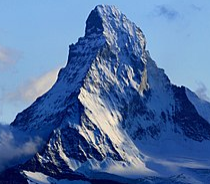
#> input picture data/matterhorn2_small.png, 210 x 184 px
$ jupyter execute --allow-errors Praktikum2.ipynb
#> lines starting #> are read from the running program, lines starting #| are printed output that depends on the picture
# Praktikum 2

Authors: Ahmed Khalil and Fiona Lublow

## Research question:

**How well can we approximate Images with voronoi diagrams evolved with a genetic algorithm?**

## Theory
Somewhat similiar example project: https://github.com/damdoy/genetic_image_approximation

Good info about genetic algorithm for Images: https://medium.com/@sebastian.charmot/genetic-algorithm-for-image-recreation-4ca546454aaa

Genetic algorithm tutorial: https://www.datacamp.com/tutorial/genetic-algorithm-python

Voronoi Algorithms:
- https://stackoverflow.com/questions/64101510/converting-voronoi-diagram-cell-areas-to-lists-of-pixel-coordinates
- https://svn.osgeo.org/qgis/trunk/qgis/python/plugins/fTools/tools/voronoi.py
- jump flooding algorithm: https://www.comp.nus.edu.sg/~tants/jfa/i3d06.pdf

- fast but not 100% precise voronoi algorithm: https://en.wikipedia.org/wiki/Jump_flooding_algorithm
    - GPU-Accelerated implementation (Maciej A. Czyzewski & Kamil Piechowiak): https://github.com/maciejczyzewski/fast_gpu_voronoi
    - Documentation: https://pypi.org/project/fast-gpu-voronoi/

Adjacent paper about polygonal approximation: https://doi.org/10.1016/S0167-8655(98)00082-8

Color comparison with delta E CIE1976: http://zschuessler.github.io/DeltaE/learn/

## Description of experiment

### Individuums in our population:
We need to represent pictures as Individuums with genes that we can mutate and crossover

Every Individuum should be one whole picture, maybe there is a way to represent areas of images as well, but we did not explore this further here.

### Voronoi Diagrams
A [Voronoi diagram](https://en.wikipedia.org/wiki/Voronoi_diagram) is a partition of a plane into regions, which are defined by points and their corresponding color on the plane.
The whole area of the plane will be colored, with each pixel gaining the color of its closest point, so each region in the plane will be defined by the location and the color of a point.

Using Voronoi diagrams, we can make arbitrarily complex pictures with points for polygons.

We can represent an image as a set of points and their colors, each of these points is one gene in our Individuum, each gene has a 2d coordinate, and a 3-Tuple for RGB-Color.

or instead of points: with number of points, and distributions (x and y distinct distribution of points, distribution of colours) <- this seems way more random not sure if thats good

calculating the fitness of an individuum might be difficult, since points need to be converted with a voronoi algorithm to pixel images and then compared

-> we have an optimization opportunity (parallelization / use GPU for this)

### Genetic Algorithm aspects (Selection, Crossover and Mutation)

- Selection: we can use standard methods here (Tournament, Roulette-wheel selection, etc.)

- Crossover is easy, just randomly or (50:50) take points from either image

- Possible mutations : probabilities for different mutations -> hyper parameters

    - changing coordinates of points by some amount
    - changing color by some amount: one or multiple of RGB up/down
    - adding points (we might need upper bound, or put amount as a factor in fitness function, else more points might always be better)
    - removing point (naive approach: just delete it. Maybe better: take two neighbours and fuse them into one (coordinates and colours as average of fusion inputs)
We have to take care when we adjust values while mutating, need to check for overflow outside of picture and outside of 8bit range for colors

Different solutions possible:
- set to minimum/maximum
- set a new random value
- overflow to the other side of the range (x = -1 goes to x = width etc)

[cell 1]
# imports
import matplotlib.pyplot as plt
import numpy as np
from PIL import Image
import colour # this has to be installed from conda-forge, the package is called colour-science!
import random
import numpy.random as npr
import concurrent.futures
import time

[cell 2]
# Define image size
IMAGE_SIZE = (64, 64)

[cell 3]
# Voronoi Algorithm
# this code slightly modified from https://gist.github.com/pv/8036995
# [102 lines left out: function voronoi_to_image, not called in this run]

[cell 4]
# Our implementation of the Jump Flooding Algorithm
# sadly it's slower than the other algorithm

def jfa_voronoi(points, image_size, max_steps=None):
#> called with points = array of shape (4, 2), image_size = (200, 200)
    height, width = image_size
    # Speichert die Koordinaten der nächstgelegenen Punkte für jedes Pixel im Bild
    # Wird mit -1 initialisiert, um zu zeigen, dass Pixel noch keinem Punkt zugeordnet wurde
    # 2 Dimensionen, in diesem Fall x und y Koordinaten eines Punktes

    grid = np.full((height, width, 2), -1, dtype=int)
    distance = np.full((height, width), np.inf)

    # Skalierung der Punkte auf das Bild (normierte Punkte in Pixel umwandeln)
    scaled_points = (points * np.array([width, height])).astype(int)

    for idx, (x, y) in enumerate(scaled_points):
        grid[y, x] = [x, y]  # Koordinaten des Punktes zuweisen
        distance[y, x] = 0   # Entfernung auf 0 setzen

    max_dim = max(width, height)
    max_jump = int(2 ** np.ceil(np.log2(max_dim)))

    if max_steps is None:
        max_steps = int(np.log2(max_jump)) + 1

    jump = max_jump
    while jump >= 1:
        for y in range(height):
            for x in range(width):
                if grid[y, x][0] == -1:
                    continue

                # Iteriere über benachbarte Pixel (dx, dy)
                for dy in [-jump, 0, jump]:
                    for dx in [-jump, 0, jump]:
                        nx, ny = x + dx, y + dy
                        if 0 <= nx < width and 0 <= ny < height:
                            source = grid[y, x]
                            dist = np.sqrt((nx - source[0]) ** 2 + (ny - source[1])**2)
                            if dist < distance[ny, nx]:
                                grid[ny, nx] = source
                                distance[ny, nx] = dist

        jump //= 2  # Sprungweite halbieren

    return grid

# NEU
def voronoi_to_image_jfa(point_color_list, image_size=(100, 100)):
    # Ensure that point_color_list is a list of tuples (x, y, color)
    points = np.array([p[:2] for p in point_color_list])  # Extract the (x, y) coordinates
    colors = np.array([p[2] for p in point_color_list])  # Extract the RGB color values

    # Berechne Voronoi mit Jump Flooding Algorithmus
    grid = jfa_voronoi(points, image_size)
    height, width = image_size
    img = np.zeros((height, width, 3), dtype=np.float32)

    # Finde für jedes Pixel den nächsten Punkt und weise ihm die Farbe zu
    for y in range(height):
        for x in range(width):
            closest_point_idx = np.argmin(np.linalg.norm(points - grid[y, x] / np.array(image_size), axis=1))
            img[y, x] = colors[closest_point_idx]

    img = np.asarray(img * 255, dtype=np.uint8)
    return img


# Test with random points and colors
test_points = [
    (0.2, 0.3, (1.0, 0.0, 0.0)),  # Red
    (0.8, 0.2, (0.0, 1.0, 0.0)),  # Green
    (0.4, 0.9, (0.0, 0.0, 1.0)),  # Blue
    (0.7, 0.6, (1.0, 1.0, 0.0)),  # Yellow
]

# Generate Voronoi image
image_size = (200, 200)
voronoi_img = voronoi_to_image_jfa(test_points, image_size)

# Show image
plt.imshow(voronoi_img)
plt.title("Voronoi Diagram via JFA")
plt.axis('off')
plt.show()
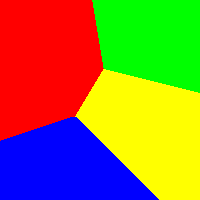
#> shown: shape (200, 200, 3); mean R, G, B 145.7, 122.2, 57

[cell 5]
# fitness function
# delta_E is a smart way to compare color differences in images, which is closer to human perception of differences than basic mean squared error or similar

def delta_e(image1, image2):
    return np.mean(colour.difference.delta_e.delta_E_CIE1976(image1, image2)) * -1

# helper function for standardizing fitness for roulette-wheel based selection
# [12 lines left out: function normalize_fitness, not called in this run]

[cell 6]
# Functions for elements of the genetic algorithm
# general structure is inspired by this: https://www.datacamp.com/tutorial/genetic-algorithm-python

# random initialization of one individuum
# [155 lines left out: functions initialize_with_points, create_initial_population, tournament_selection, roulette_selection, sorted_selection, crossover_2_to_2 and 5 more, not called in this run]

[cell 7]
# Driver of the genetic algorithm

# selecting and adjusting the target image
target_image = Image.open("./data/matterhorn2_small.png")
#> target_image is the input picture: PIL image 210x184 RGB; mean R, G, B 84.7, 115.4, 162.7
target_image = target_image.convert("RGB")
target_image = target_image.resize(IMAGE_SIZE)
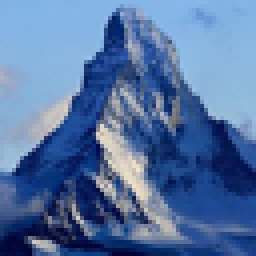
#> target_image: PIL image 64x64 RGB (shown 4 times larger); mean R, G, B 84.7, 115.4, 162.7
target_image_array = np.asarray(target_image, dtype="uint8")

# the functions to use are set here
fitness_fn = delta_e
mutation_fn = mutation_values_set_anew

def genetic_algorithm(mutation_rate_start: float, population: int, num_points: int, generations: int):
    target_fitness = fitness_fn(target_image_array, target_image_array)

    print(f"Starting Evolution with: {population} population, {num_points} points per individuum, {generations} generations")
    mutation_rate = mutation_rate_start / num_points

    population = create_initial_population(population, num_points)

    best_image = None
    average_calc_time = 0

    for generation in range(generations):
        start = time.perf_counter()
        # FITNESS
        fitnesses = parallel_calculate_fitness(population, target_image_array)

        fitnesses = fitnesses + [target_fitness] # include target_fitness to normalize including that
        normalized = normalize_fitness(fitnesses) # normalize for handling in selection_fn

        fitnesses = normalized[:-1]  # drop target_fitness via slice

        # Get the best fitness and individual
        best_fitness = max(fitnesses)
        best_individual = population[fitnesses.index(best_fitness)]

        # we could add a break condition with no fitness change for x generations
        # or increase mutation rate when no change for a while

        best_image = voronoi_to_image(best_individual)

        # show the progress every 10 epochs
        visualize(10, best_fitness, best_image, generation, average_calc_time)

        # SELECTION
        population = roulette_selection(population, fitnesses)

        # CROSSOVER and MUTATION
        next_population = parallel_crossover_and_mutate(population, mutation_rate)

        # Preserve the best individual
        next_population[0] = best_individual
        population = next_population
        end = time.perf_counter()
        average_calc_time = (average_calc_time + end - start) / 2
    return best_image


# parallelization helper
# [58 lines left out: functions calculate_fitness, parallel_calculate_fitness, crossover_and_mutate, parallel_crossover_and_mutate, visualize, not called in this run]
